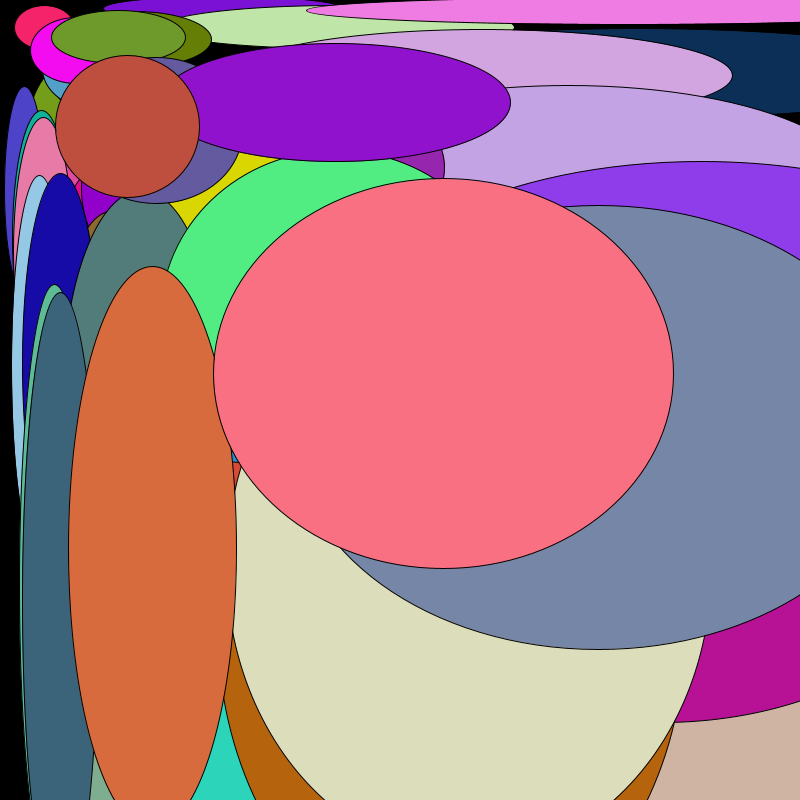
Frame 1 (no input)
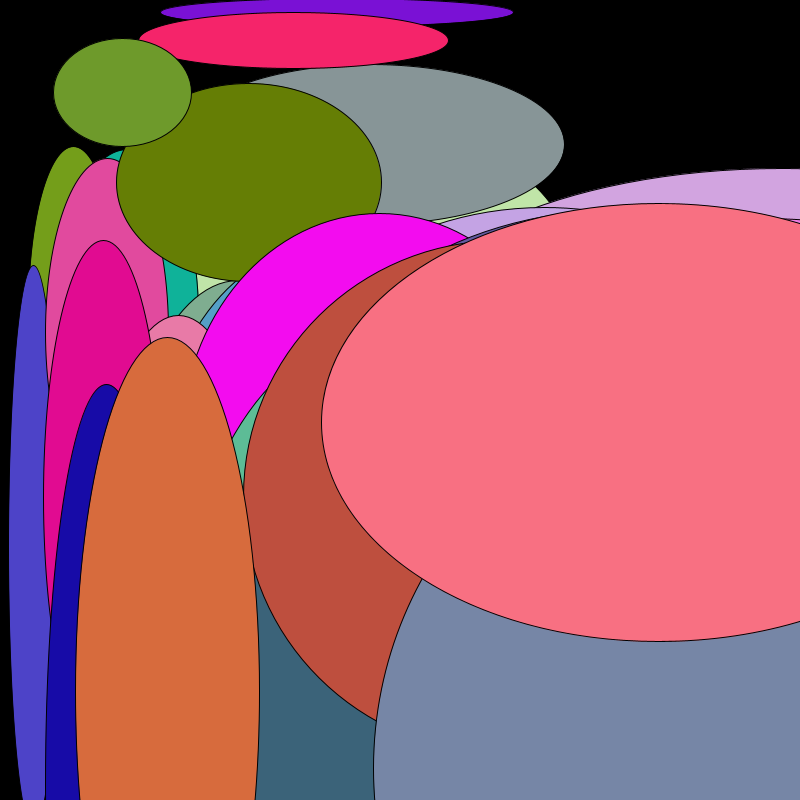
Frame 60 (the mouse pressed at the canvas centre just before this capture)
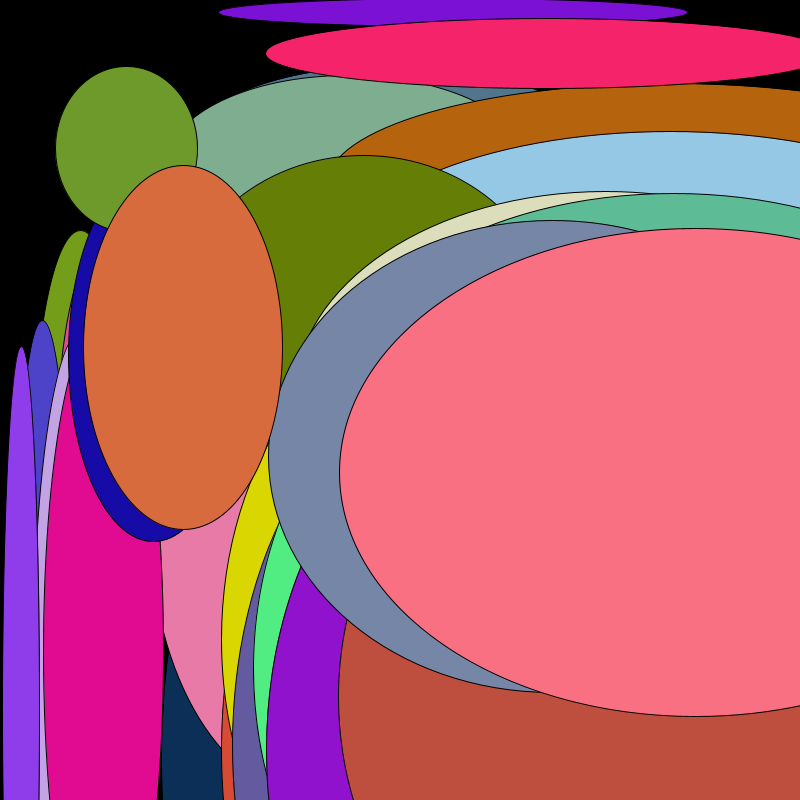
Frame 120 (the mouse held since frame 60 and released just before this capture)

The Processing sketch that drew these frames (run headless with seeded random() and noise(); from frame 60 on, the mouse is pressed at the canvas centre):

// Processing sketch: Chain_Reaction
// ── Chain_Reaction.pde
Ball[] balls;
boolean infected;

void setup() {
  
  size ( 800, 800 );
  balls = new Ball[50];
  for (int n = 0; n < balls.length; n++) {
    balls[n] = new Ball();
  }
  infected = false;
  
}

void draw() {
  
  background(0);//black background
  
  for ( int i = 0; i < balls.length; i++ ) {
    balls[i].display();
    balls[i].move();
  }
  
}

void mouseClicked() {
  if ( !infected ) {
    balls[0].xCor = mouseX;
    balls[0].yCor = mouseY;
    
  }
}
// ── Ball.pde
class Ball {
  
  float radius;
  float xCor;
  float yCor;
  float horiz;
  float vert;
  
  color c;

  Ball() {
    
    radius = 16;
    float rand = random(500);
    xCor = random( ( width - rand ) + rand / 2 );
    yCor = random( ( height - rand ) + rand / 2 );
    horiz = random(8);//how much to move horizontally
    vert = random(8);//how much to move vertically
    
    float r = random(256);
    float g = random(256);
    float b = random(256);
    c = color( r , g , b );       
    
  }

  void display() {
    
    fill(c);
    ellipse ( xCor, yCor, ( xCor+radius ), ( yCor+radius ) );
    
  }
  
  void move() {
      xCor = xCor + horiz;
      yCor = yCor + vert;
      wall();
  }

  void wall() {
    
    if ( xCor + radius > width || xCor - radius < 0) {
      horiz = -horiz;
    }
    if ( yCor + radius > height || yCor - radius < 0) {
      vert = -vert;
    }
    
  }
  
}
